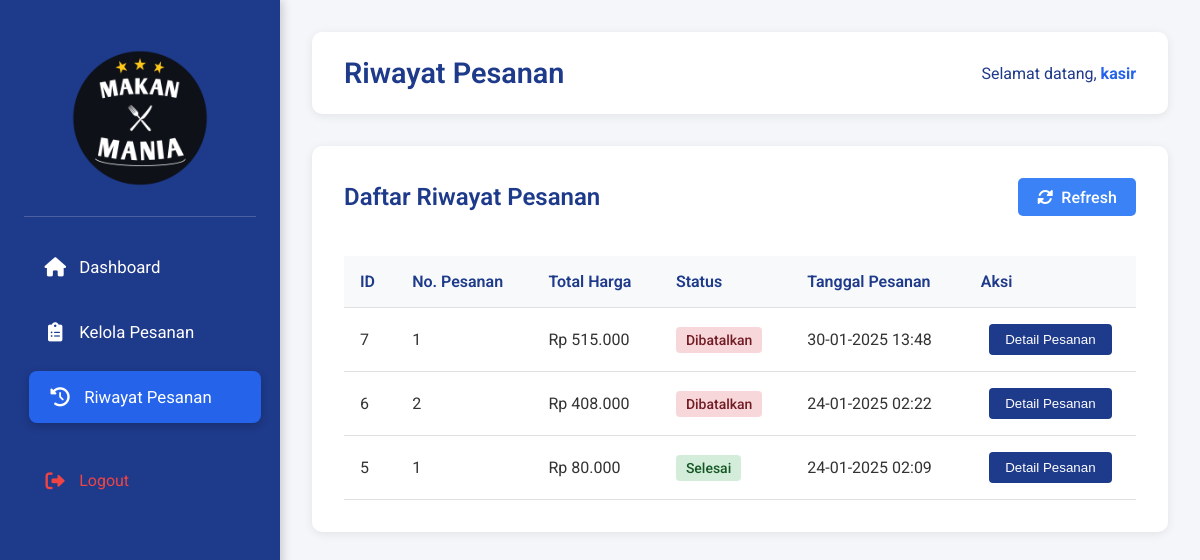
/kasir/riwayat-pesanan.php (signed in), run on an earlier commit of the app's database.
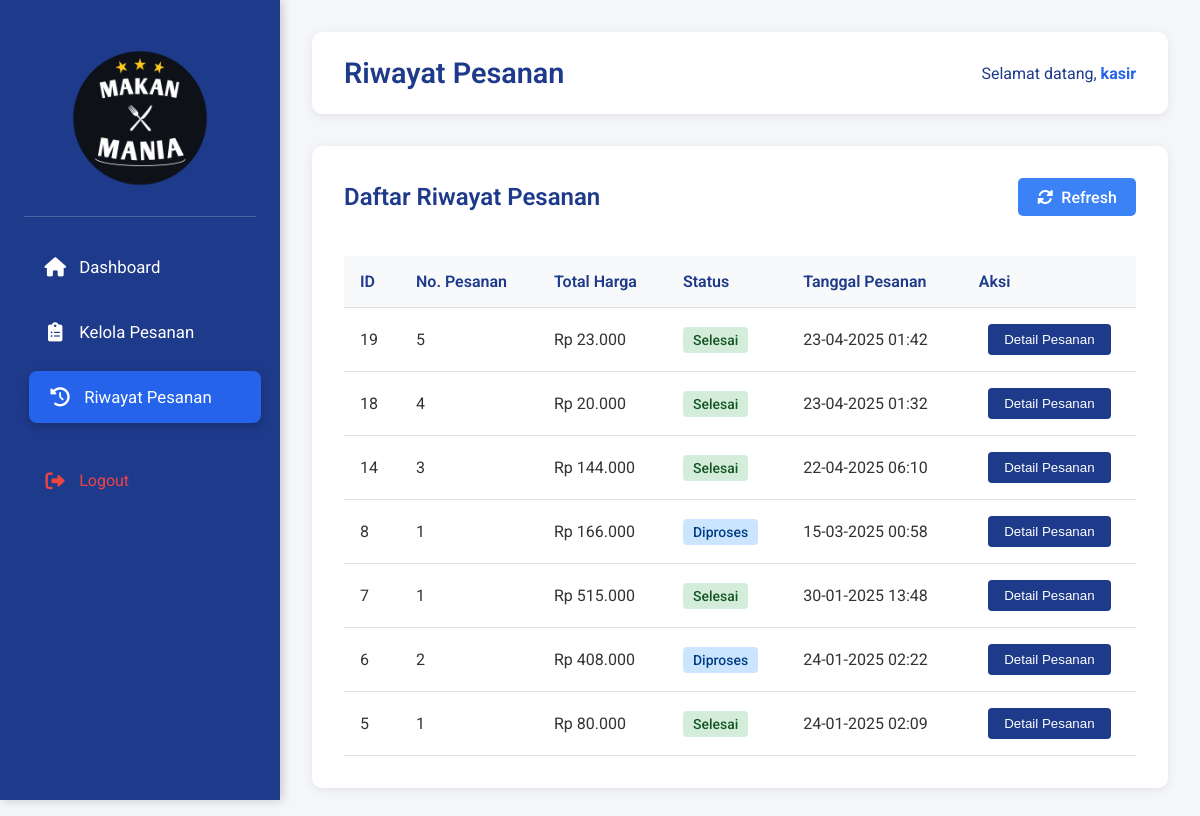
And on a later commit of the database.
### tables this page shows
CREATE TABLE `users` (
  `id` int NOT NULL,
  `username` varchar(50) NOT NULL,
  `password` varchar(255) NOT NULL,
  `role` enum('admin','kasir','pelayan') NOT NULL
);

CREATE TABLE `orders` (
  `id` int NOT NULL,
  `order_number` int NOT NULL,
  `total_price` decimal(10,2) NOT NULL,
  `status` enum('pending','processing','completed','cancelled') DEFAULT 'pending',
  `created_at` timestamp NULL DEFAULT CURRENT_TIMESTAMP
);

### kasir/riwayat-pesanan.php (the view, shortened to what this page needs)
<?php
require_once('../database/config-login.php');
$user_id = $_SESSION['user_id'];
$query_user = "SELECT username FROM users WHERE id = $user_id";
$result_user = mysqli_query($conn, $query_user);
$user_data = mysqli_fetch_assoc($result_user);
$username = $user_data['username'];
$query_orders = "SELECT id, order_number, total_price, status, created_at FROM orders WHERE status IN ('processing', 'completed', 'cancelled') ORDER BY created_at DESC";
$result_orders = mysqli_query($conn, $query_orders);
?>
<!DOCTYPE html>
<html lang="en">
<head>
    <link rel="stylesheet" href="../css/kasir-sidebar.css">
    <link rel="stylesheet" href="../css/kelola-pesanan-kasir.css">
    <link rel="stylesheet" href="https://cdnjs.cloudflare.com/ajax/libs/font-awesome/6.0.0/css/all.min.css">
</head>
<body>
    <div class="container">
        <div class="sidebar">
            <div class="logo">
                <img src="../assets/logo.png" alt="Logo Restoran">
            </div>
            <nav>
                <ul>
                    <li>
                        <a href="dashboard.php">
                            <i class="fas fa-home"></i>
                            <span>Dashboard</span>
                        </a>
                    </li>
                    <li>
                        <a href="kelola-pesanan.php">
                            <i class="fas fa-clipboard-list"></i>
                            <span>Kelola Pesanan</span>
                        </a>
                    </li>
                    <li class="active">
                        <a href="riwayat-pesanan.php">
                            <i class="fas fa-history"></i>
                            <span>Riwayat Pesanan</span>
                        </a>
                    </li>
                    <li>
                        <a href="../login.php" class="logout">
                            <i class="fas fa-sign-out-alt"></i> Logout
                        </a>
                    </li>
                </ul>
            </nav>
        </div>
        <div class="main-content">
            <header>
                <h1>Riwayat Pesanan</h1>
                <div class="user-welcome">
                    <p>Selamat datang, <span class="username"><?php echo $username; ?></span></p>
                </div>
            </header>
            <div class="orders-container">
                <div class="order-header">
                    <h2>Daftar Riwayat Pesanan</h2>
                    <div class="refresh-btn" id="refresh-btn">
                        <i class="fas fa-sync-alt"></i> Refresh
                    </div>
                </div>
                <div class="table-container" id="orders-table">
                    <table>
                        <thead>
                            <tr>
                                <th>ID</th>
                                <th>No. Pesanan</th>
                                <th>Total Harga</th>
                                <th>Status</th>
                                <th>Tanggal Pesanan</th>
                                <th>Aksi</th>
                            </tr>
                        </thead>
                        <tbody>
                            <?php if(mysqli_num_rows($result_orders) > 0): ?>
                                <?php while($order = mysqli_fetch_assoc($result_orders)): ?>
                                <tr>
                                    <td><?php echo $order['id']; ?></td>
                                    <td><?php echo $order['order_number']; ?></td>
                                    <td>Rp <?php echo number_format($order['total_price'], 0, ',', '.'); ?></td>
                                    <td>
                                        <span class="status <?php echo $order['status']; ?>">
                                            <?php
                                            switch($order['status']) {
                                                case 'processing':
                                                    echo 'Diproses';
                                                    break;
                                                case 'completed':
                                                    echo 'Selesai';
                                                    break;
                                                case 'cancelled':
                                                    echo 'Dibatalkan';
                                                    break;
                                            }
                                            ?>
                                        </span>
                                    </td>
                                    <td><?php echo date('d-m-Y H:i', strtotime($order['created_at'])); ?></td>
                                    <td>
                                        <button class="detail-btn" data-id="<?php echo $order['id']; ?>">
                                            Detail Pesanan
                                        </button>
                                    </td>
                                </tr>
                                <?php endwhile; ?>
                            <?php else: ?>
                                <tr>
                                    <td colspan="6" class="no-data">Tidak ada riwayat pesanan.</td>
                                </tr>
                            <?php endif; ?>
                        </tbody>
                    </table>
                </div>
            </div>
        </div>
    </div>
</body>
</html>

### css/kasir-sidebar.css (style rules this page uses)
* { margin: 0; padding: 0; box-sizing: border-box; }
body { font-family: 'Roboto', sans-serif; background-color: #f4f7fa; color: #333; }
.container { display: flex; min-height: 100vh; }
.sidebar { width: 280px; background-color: #1e3a8a; color: #ffffff; padding: 1.5rem; transition: all 0.3s ease; box-shadow: 2px 0 10px rgba(0,0,0,0.2); position: fixed; height: 100vh; overflow-y: auto; z-index: 100; }
.logo { text-align: center; padding: 1.5rem 0; border-bottom: 1px solid rgba(255, 255, 255, 0.2); margin-bottom: 1.5rem; }
.logo img { width: 140px; height: auto; transition: transform 0.3s ease; }
.sidebar nav ul { list-style: none; padding: 0; margin: 0; }
.sidebar nav ul li { margin-bottom: 0.8rem; }
.sidebar nav ul li a { display: flex; align-items: center; padding: 1rem 1.2rem; color: white; text-decoration: none; border-radius: 8px; transition: all 0.3s ease; }
.sidebar nav ul li a i { margin-right: 12px; font-size: 1.2rem; width: 24px; text-align: center; }
.sidebar nav ul li a span { font-size: 1.05rem; }
.sidebar nav ul li a:hover, .sidebar nav ul li.active a { background-color: #2563eb; transform: translateX(5px); box-shadow: 0 3px 8px rgba(0,0,0,0.2); }
.sidebar nav ul li a.logout { margin-top: 2rem; color: #ef4444; }
.main-content { flex: 1; padding: 2rem; margin-left: 280px; background-color: #f5f6fa; transition: all 0.3s ease; }
header { background-color: white; padding: 1.5rem 2rem; border-radius: 10px; box-shadow: 0 2px 10px rgba(0,0,0,0.08); margin-bottom: 2rem; display: flex; justify-content: space-between; align-items: center; }
header h1 { color: #1e3a8a; font-size: 1.8rem; font-weight: 600; }
.user-welcome { color: #1e3a8a; font-size: 1rem; display: flex; align-items: center; gap: 10px; }
.user-welcome .username { font-weight: bold; color: #2563eb; }

### css/kelola-pesanan-kasir.css (style rules this page uses)
* { margin: 0; padding: 0; box-sizing: border-box; }
body { font-family: 'Roboto', sans-serif; background-color: #f4f7fa; color: #333; }
.orders-container { background-color: white; border-radius: 10px; box-shadow: 0 2px 10px rgba(0,0,0,0.08); padding: 2rem; margin-bottom: 2rem; }
.order-header { display: flex; justify-content: space-between; align-items: center; margin-bottom: 1.5rem; }
.order-header h2 { color: #1e3a8a; font-size: 1.5rem; font-weight: 600; }
.refresh-btn { display: flex; align-items: center; padding: 0.6rem 1.2rem; background-color: #3b82f6; color: white; border-radius: 5px; cursor: pointer; transition: all 0.3s ease; font-weight: 500; }
.refresh-btn i { margin-right: 0.5rem; }
.table-container { overflow-x: auto; }
table { width: 100%; border-collapse: collapse; margin-top: 1rem; }
table th, table td { padding: 1rem; text-align: left; border-bottom: 1px solid #e0e0e0; }
table th { background-color: #f8f9fa; color: #1e3a8a; font-weight: 600; }
table td:last-child { text-align: center; }
.detail-btn { padding: 0.5rem 1rem; background-color: #1e3a8a; color: white; border: none; border-radius: 4px; cursor: pointer; transition: all 0.3s ease; }
.status { padding: 5px 10px; border-radius: 4px; font-weight: 500; font-size: 14px; }
.status.processing { background-color: #cce5ff; color: #004085; }
.status.completed { background-color: #d4edda; color: #155724; }
.status.cancelled { background-color: #f8d7da; color: #721c24; }

What changed in the data, as far as the page shows it:
added orders: id "19", order_number "5", total_price "23.000", status "Selesai", created_at "23-04-2025 01:42"
added orders: id "18", order_number "4", total_price "20.000", status "Selesai", created_at "23-04-2025 01:32"
added orders: id "14", order_number "3", total_price "144.000", status "Selesai", created_at "22-04-2025 06:10"
added orders: id "8", order_number "1", total_price "166.000", status "Diproses", created_at "15-03-2025 00:58"
changed orders id 7: status "Dibatalkan" → "Selesai"
changed orders id 6: status "Dibatalkan" → "Diproses"
